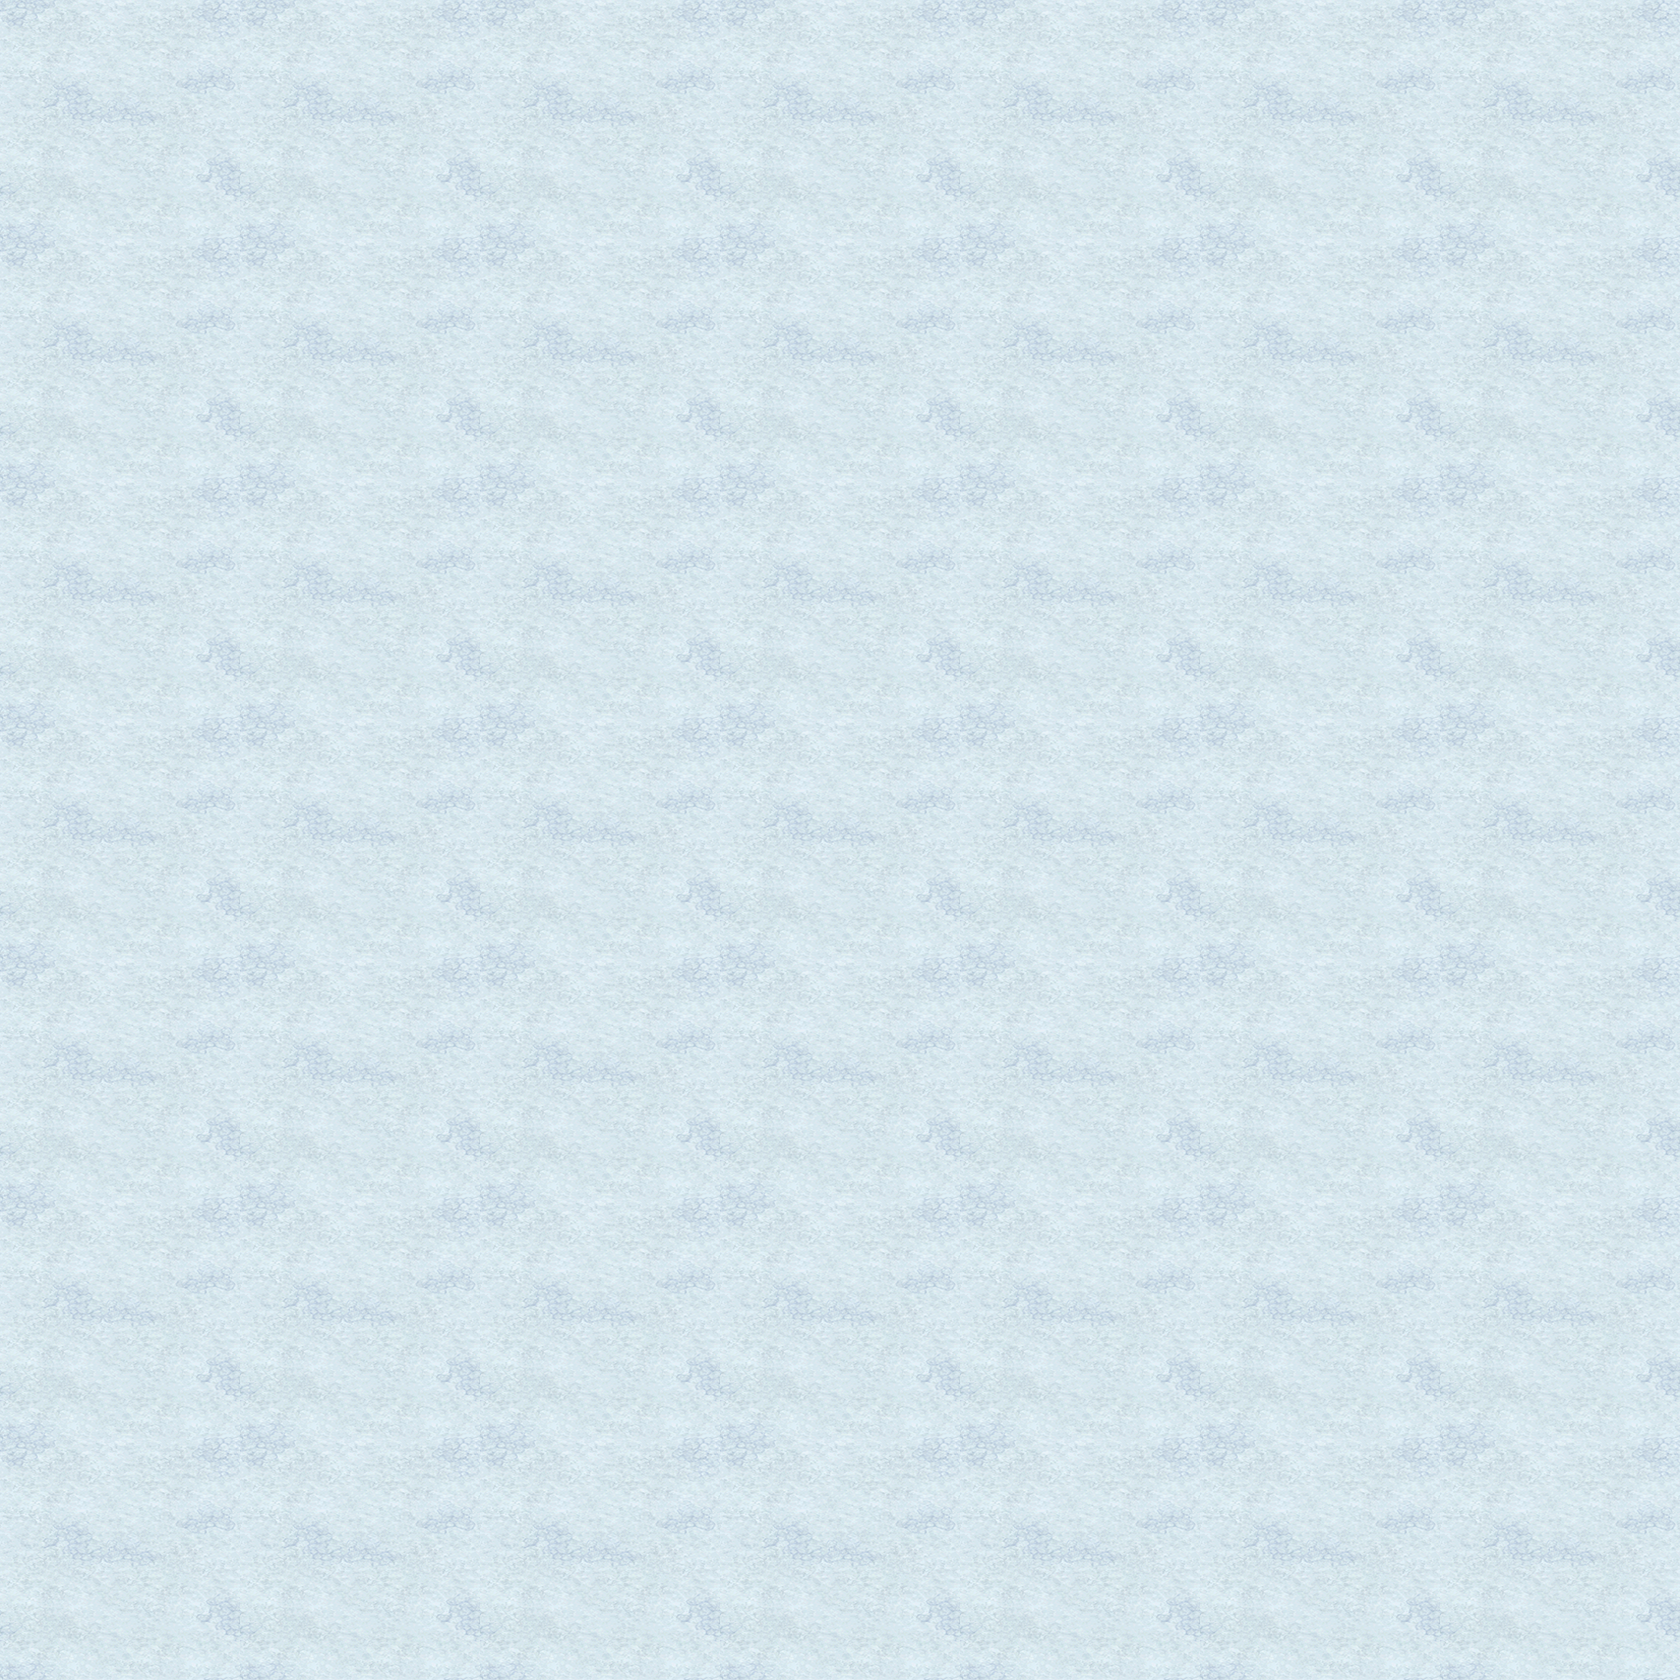

The image is a tile-based game level rendered from a .tmx file. Its description and source (layers, tilesets, objects; grid data summarised) follow:
An orthogonal 21x21 tile map with 80x80 px tiles, 1 tile layer (layer1).

<map version="1.0" orientation="orthogonal" width="21" height="21" tilewidth="80" tileheight="80">
 <tileset firstgid="1" name="terrain" tilewidth="80" tileheight="80">
  <image source="terrain1-sd.png" width="720" height="240" />
 </tileset>
 <layer name="layer1" width="21" height="21">
  <data>[441 cells, 441 non-empty, 9 distinct tile ids]</data>
 </layer>
</map>
